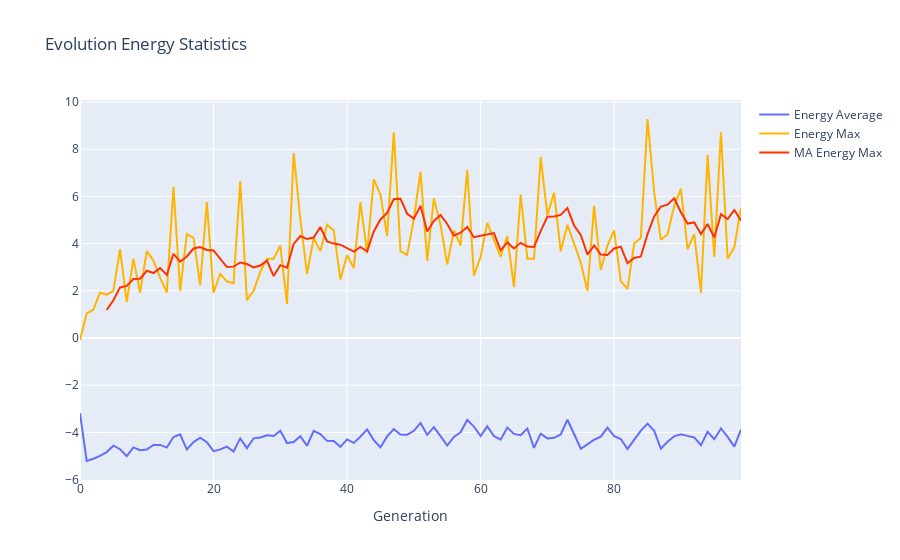

Notebook source saved alongside this figure:
### Code cell
age_mean = org_loc[[
    'generation', 'age'
]].groupby('generation').mean()

age_max = org_loc[['generation', 'age'
                          ]].groupby('generation').max()

energy_mean = org_loc[['generation', 'energy']].groupby('generation').mean()

energy_max = org_loc[['generation', 'energy']].groupby('generation').max()

energy_max_ma = energy_max.rolling(5).mean()

x = np.arange(len(age_max))

age_avg = go.Scatter(
    x=x,
    y=age_mean['age'],
    name=f'Age Average',
    mode='lines',
    legendgroup='Age',
)

age_max = go.Scatter(x=x,
                    y=age_max['age'],
                    name=f'Age Max',
                    mode='lines',
                    legendgroup='Age')

energy_mean = go.Scatter(x=x,
                    y=energy_mean['energy'],
                    name=f'Energy Average',
                    mode='lines',
                    legendgroup='Energy')

energy_max = go.Scatter(x=x,
                    y=energy_max['energy'],
                    name=f'Energy Max',
                    mode='lines',
                    marker_color='rgba(255, 180, 0, 100)',
                    legendgroup='Energy')

energy_max_ma = go.Scatter(x=x,
                    y=energy_max_ma['energy'],
                    name=f'MA Energy Max',
                    mode='lines',
                    marker_color='rgba(255, 50, 0, 100)',
                    legendgroup='Energy')

layout = go.Layout(title='Evolution Energy Statistics',
                   xaxis=dict(title='Generation'))

fig = go.Figure(data=[energy_mean, energy_max, energy_max_ma], layout=layout)
# fig = go.Figure(data=[age_avg, age_max, energy_mean], layout=layout)

fig.show()

### Figure 1 — Plotly figure (JSON) as saved in the notebook; plotly's stock layout.template omitted (floating-point values rounded to 4 significant figures)
{"data": [{"legendgroup": "Energy", "mode": "lines", "name": "Energy Average", "type": "scatter", "x": [0, 1, 2, 3, 4, 5, 6, 7, 8, 9, 10, 11, 12, 13, 14, 15, 16, 17, 18, 19, 20, 21, 22, 23, 24, 25, 26, 27, 28, 29, 30, 31, 32, 33, 34, 35, 36, 37, 38, 39, 40, 41, 42, 43, 44, 45, 46, 47, 48, 49, 50, 51, 52, 53, 54, 55, 56, 57, 58, 59, 60, 61, 62, 63, 64, 65, 66, 67, 68, 69, 70, 71, 72, 73, 74, 75, 76, 77, 78, 79, 80, 81, 82, 83, 84, 85, 86, 87, 88, 89, 90, 91, 92, 93, 94, 95, 96, 97, 98, 99], "y": [-3.189, -5.213, -5.117, -4.996, -4.835, -4.565, -4.714, -5.008, -4.638, -4.752, -4.725, -4.532, -4.532, -4.646, -4.199, -4.085, -4.723, -4.41, -4.221, -4.418, -4.793, -4.722, -4.606, -4.813, -4.254, -4.669, -4.253, -4.217, -4.125, -4.153, -3.928, -4.452, -4.407, -4.162, -4.565, -3.938, -4.073, -4.36, -4.365, -4.613, -4.298, -4.444, -4.185, -3.874, -4.326, -4.632, -4.168, -3.864, -4.093, -4.098, -3.934, -3.6, -4.103, -3.778, -4.162, -4.557, -4.192, -3.994, -3.473, -3.752, -4.156, -3.744, -4.153, -4.312, -3.797, -4.063, -4.119, -3.835, -4.659, -4.053, -4.254, -4.228, -4.086, -3.465, -4.067, -4.692, -4.505, -4.312, -4.178, -3.803, -4.158, -4.283, -4.703, -4.311, -3.927, -3.63, -3.935, -4.694, -4.398, -4.166, -4.076, -4.147, -4.214, -4.544, -3.977, -4.289, -3.833, -4.188, -4.605, -3.88]}, {"legendgroup": "Energy", "marker": {"color": "rgba(255, 180, 0, 100)"}, "mode": "lines", "name": "Energy Max", "type": "scatter", "x": [0, 1, 2, 3, 4, 5, 6, 7, 8, 9, 10, 11, 12, 13, 14, 15, 16, 17, 18, 19, 20, 21, 22, 23, 24, 25, 26, 27, 28, 29, 30, 31, 32, 33, 34, 35, 36, 37, 38, 39, 40, 41, 42, 43, 44, 45, 46, 47, 48, 49, 50, 51, 52, 53, 54, 55, 56, 57, 58, 59, 60, 61, 62, 63, 64, 65, 66, 67, 68, 69, 70, 71, 72, 73, 74, 75, 76, 77, 78, 79, 80, 81, 82, 83, 84, 85, 86, 87, 88, 89, 90, 91, 92, 93, 94, 95, 96, 97, 98, 99], "y": [-0.08, 1.04, 1.2, 1.92, 1.84, 2, 3.76, 1.52, 3.36, 1.92, 3.68, 3.28, 2.56, 1.92, 6.4, 2.0, 4.4, 4.24, 2.24, 5.76, 1.92, 2.72, 2.4, 2.32, 6.64, 1.6, 2.0, 2.8, 3.36, 3.36, 3.92, 1.44, 7.84, 5.04, 2.72, 4.24, 3.68, 4.8, 4.56, 2.48, 3.52, 2.96, 5.76, 3.6, 6.72, 6.08, 4.32, 8.72, 3.68, 3.52, 5.04, 7.04, 3.28, 5.92, 4.8, 3.12, 4.56, 3.92, 7.12, 2.64, 3.44, 4.88, 4.16, 3.44, 4.32, 2.16, 6.08, 3.36, 3.36, 7.68, 5.2, 6.16, 3.68, 4.8, 4, 3.2, 2.0, 5.6, 2.88, 3.92, 4.56, 2.4, 2.08, 4.0, 4.24, 9.28, 6.16, 4.16, 4.4, 5.6, 6.32, 3.76, 4.4, 1.92, 7.76, 3.44, 8.72, 3.36, 3.84, 5.52]}, {"legendgroup": "Energy", "marker": {"color": "rgba(255, 50, 0, 100)"}, "mode": "lines", "name": "MA Energy Max", "type": "scatter", "x": [0, 1, 2, 3, 4, 5, 6, 7, 8, 9, 10, 11, 12, 13, 14, 15, 16, 17, 18, 19, 20, 21, 22, 23, 24, 25, 26, 27, 28, 29, 30, 31, 32, 33, 34, 35, 36, 37, 38, 39, 40, 41, 42, 43, 44, 45, 46, 47, 48, 49, 50, 51, 52, 53, 54, 55, 56, 57, 58, 59, 60, 61, 62, 63, 64, 65, 66, 67, 68, 69, 70, 71, 72, 73, 74, 75, 76, 77, 78, 79, 80, 81, 82, 83, 84, 85, 86, 87, 88, 89, 90, 91, 92, 93, 94, 95, 96, 97, 98, 99], "y": [null, null, null, null, 1.184, 1.6, 2.144, 2.208, 2.496, 2.512, 2.848, 2.752, 2.96, 2.672, 3.568, 3.232, 3.456, 3.792, 3.856, 3.728, 3.712, 3.376, 3.008, 3.024, 3.2, 3.136, 2.992, 3.072, 3.28, 2.624, 3.088, 2.976, 3.984, 4.32, 4.192, 4.256, 4.704, 4.096, 4.0, 3.952, 3.808, 3.664, 3.856, 3.664, 4.512, 5.024, 5.296, 5.888, 5.904, 5.264, 5.056, 5.6, 4.512, 4.96, 5.216, 4.832, 4.336, 4.464, 4.704, 4.272, 4.336, 4.4, 4.448, 3.712, 4.048, 3.792, 4.032, 3.872, 3.856, 4.528, 5.136, 5.152, 5.216, 5.504, 4.768, 4.368, 3.536, 3.92, 3.536, 3.52, 3.792, 3.872, 3.168, 3.392, 3.456, 4.4, 5.152, 5.568, 5.648, 5.92, 5.328, 4.848, 4.896, 4.4, 4.832, 4.256, 5.248, 5.04, 5.424, 4.976]}], "layout": {"title": {"text": "Evolution Energy Statistics"}, "xaxis": {"title": {"text": "Generation"}}}}
